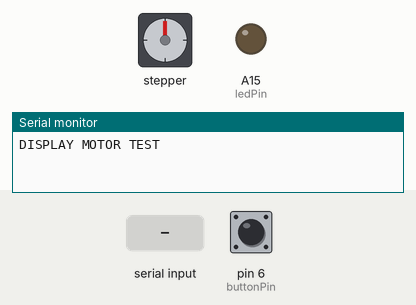
Recording of a sketch running on a simulated Arduino Mega 2560, built with avr-gcc and run on an emulated ATmega2560. On the bench: stepper motor, output pins drawn as LEDs (lit = HIGH), the last lines printed to the serial monitor. Inputs (shaded band) come from the test bench; at power-on: pin 6 (buttonPin) HIGH. Stepper angles assume 200 steps per turn.

Above: at 1.2 s.
1.3 s: "6\n" received over the second serial link
At 2.5 s:
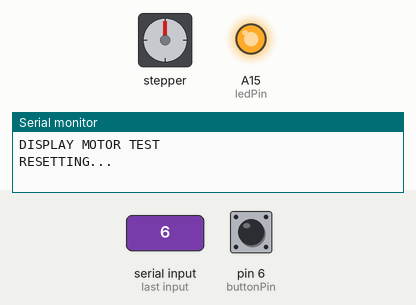
2.8 s: "1\n" received over the second serial link
At 3.7 s:
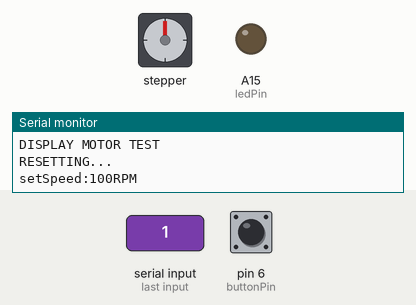
4.3 s: pin 6 (buttonPin) pulled LOW for 0.15 s
At 5.75 s:
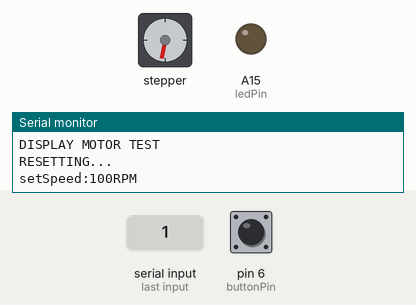
7.4 s: "2\n" received over the second serial link
8.9 s: pin 6 (buttonPin) pulled LOW for 1 s
At 10.05 s:
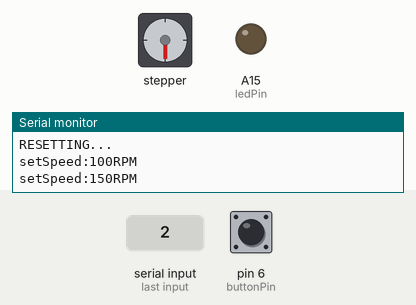
12.3 s: "3\n" received over the second serial link
At 13.0 s:
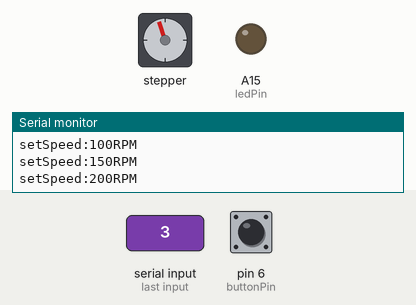
Timing chart, 0 to 14.8 s (numbered marks = the images above; inputs shaded):
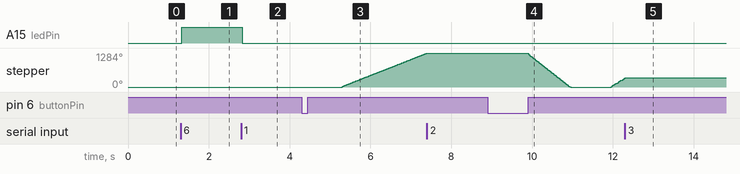

Measured:
- after the input at 1.3 s, A15 (ledPin): LOW → HIGH at once
- after the input at 2.8 s, A15 (ledPin): HIGH → LOW at once
- after the input at 4.3 s, stepper: keeps turning clockwise at about 612°/s, starting after 1.0 s
- after the input at 8.9 s, stepper: turns 1283° counter-clockwise in 1.1 s, then 324° clockwise in 0.32 s
- after the input at 12.3 s, stepper: goes on until 12.3 s, then stays 342°

The sketch:

Display_StartPB_motor.ino
```cpp
#include <MobaTools.h>

const byte stepPin = 18;
const byte dirPin = 19;
const int stepsPerRev = 200;
const long targetPos = 1500;
long nextPos;
int fwdSpeed;
int bwdSpeed;

#define ledPin A15
#define buttonPin 6  // Pin connected to the push button

bool sPeed1 = false, sPeed2 = false, sPeed3 = false, lEd = false;
bool buttonPressed = false;  // To track if the button is pressed
bool motorShouldRun = false; // To track if the motor should be running

MoToStepper myStepper(stepsPerRev, STEPDIR);
MoToTimer stepperPause;
bool stepperRunning;
bool movingForward = true;  // To track the direction of movement

String data_display = "";

void setup() {
  myStepper.attach(stepPin, dirPin);
  myStepper.setRampLen(20);
  stepperRunning = true;

  pinMode(ledPin, OUTPUT);
  pinMode(buttonPin, INPUT_PULLUP);  // Use internal pull-up resistor

  Serial2.begin(9600);
  Serial.begin(115200);
  Serial.println("DISPLAY MOTOR TEST");
}

void loop() {
  // Read the state of the push button
  if (digitalRead(buttonPin) == LOW) {
    buttonPressed = true;
  } else {
    buttonPressed = false;
  }

  // Check for serial input
  if (Serial2.available()) {
    data_display = "";
    delay(30);
    while (Serial2.available()) {
      char ch = Serial2.read();
      if (ch != '\n' && ch != '\r') {  // filter out newline and carriage return
        data_display += ch;
      }
    }
    send_data(data_display);
  }

  // Start the motor if a speed is set and the button is pressed
  if ((sPeed1 || sPeed2 || sPeed3) && buttonPressed) {
    motorShouldRun = true;
  }

  // Run or stop the motor based on motorShouldRun
  if (motorShouldRun) {
    motor();
  } else {
    myStepper.stop();
  }

  // LED control
  digitalWrite(ledPin, lEd ? HIGH : LOW);
}

void send_data(String data_display) {
  // Reset all speed flags
  sPeed1 = sPeed2 = sPeed3 = false;

  if (data_display == "1") {
    Serial.println("setSpeed:100RPM");
    sPeed1 = true;
    fwdSpeed = 1000;
    bwdSpeed = 1500;  // Higher speed for anticlockwise
    lEd = false;
    motorShouldRun = false; // Reset motor run flag
  } else if (data_display == "2") {
    Serial.println("setSpeed:150RPM");
    sPeed2 = true;
    fwdSpeed = 1500;
    bwdSpeed = 2000;  // Higher speed for anticlockwise
    lEd = false;
    motorShouldRun = false; // Reset motor run flag
  } else if (data_display == "3") {
    Serial.println("setSpeed:200RPM");
    sPeed3 = true;
    fwdSpeed = 2000;
    bwdSpeed = 2500;  // Higher speed for anticlockwise
    lEd = false;
    motorShouldRun = false; // Reset motor run flag
  } else if (data_display == "5") {
    myStepper.setSpeed(2500);
    myStepper.rotate(1);
    lEd = true;
    motorShouldRun = false; // Reset motor run flag
  } else if (data_display == "6") {
    myStepper.stop();
    lEd = true;
    sPeed1 = sPeed2 = sPeed3 = false;  // Reset speed flags
    motorShouldRun = false; // Reset motor run flag
    Serial.println("RESETTING...");
  } else {
    Serial.println("Incorrect Data");
  }
}

void motor() {
  if (stepperRunning) {
    // Wait till stepper has reached target, then set pause time
    if (!myStepper.moving()) {
      // stepper has reached target, start pause
      stepperPause.setTime(1000);
      stepperRunning = false;
    }
  } else {
    // stepper doesn't move, wait till stepperPause time expires
    if (stepperPause.expired()) {
      // stepperPause time expired. Start stepper in opposite direction
      if (nextPos == 0) {
        nextPos = targetPos;
        myStepper.setSpeed(fwdSpeed);  // Set speed for clockwise
      } else {
        nextPos = 0;
        myStepper.setSpeed(bwdSpeed);  // Set speed for anticlockwise
      }
      myStepper.moveTo(nextPos);
      stepperRunning = true;
    }
  }
}
```
